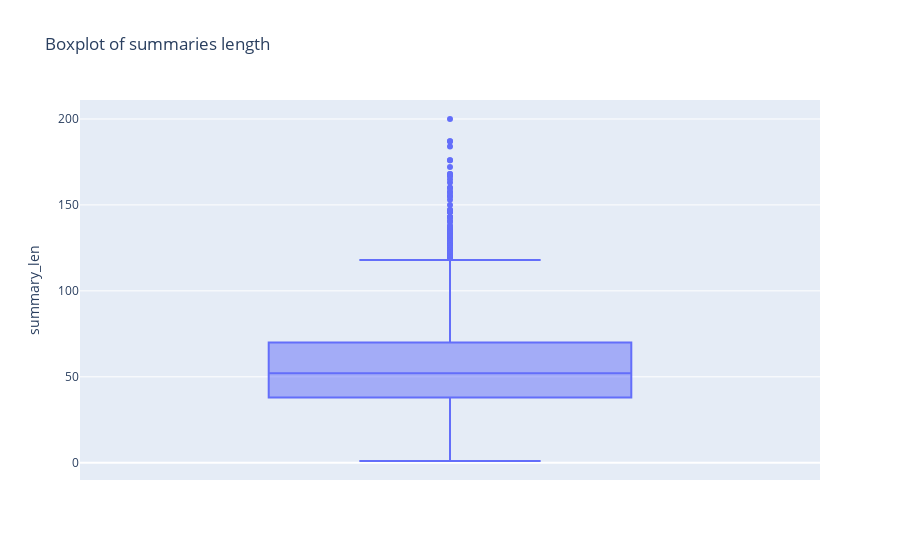

The notebook cell this image was saved under:
### Code cell
df_s['summary_len'] = df_s.summary_piece.apply(len)
fig = px.box(df_s, y="summary_len", title="Boxplot of summaries length")
fig.show()

### Figure 1 — Plotly figure (JSON) as saved in the notebook; plotly's stock layout.template omitted (floating-point values rounded to 4 significant figures; data arrays with more than 128 entries replaced by an {"elided": "..."} marker saying what was removed)
{"data": [{"alignmentgroup": "True", "hovertemplate": "summary_len=%{y}<extra></extra>", "legendgroup": "", "marker": {"color": "#636efa"}, "name": "", "notched": false, "offsetgroup": "", "orientation": "v", "showlegend": false, "type": "box", "x0": " ", "xaxis": "x", "y": {"elided": "4053 int values"}, "y0": " ", "yaxis": "y"}], "layout": {"boxmode": "group", "legend": {"tracegroupgap": 0}, "title": {"text": "Boxplot of summaries length"}, "xaxis": {"anchor": "y", "domain": [0, 1]}, "yaxis": {"anchor": "x", "domain": [0, 1], "title": {"text": "summary_len"}}}}
